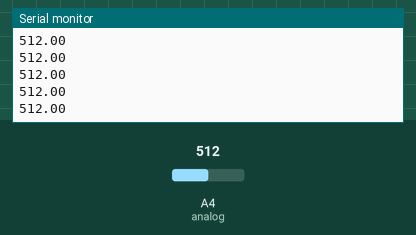
Recording of a sketch running on a simulated Arduino Uno, built with avr-gcc and run on an emulated ATmega328P. Shown: the last lines printed to the serial monitor. Inputs (shaded band) come from the test bench; at power-on: A4 (analog) = 512.

Above: at 1.2 s.
1.3 s: A4 (analog) set to 716
At 1.31 s:
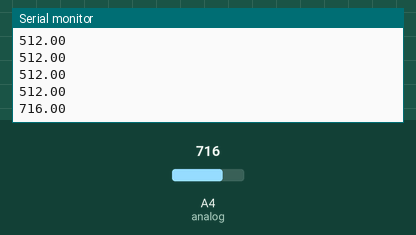
2.8 s: A4 (analog) set to 900
At 2.82 s:
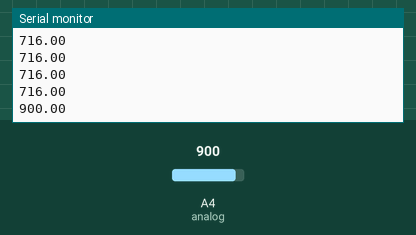
Timing chart, 0 to 5.8 s (numbered marks = the images above; inputs shaded):
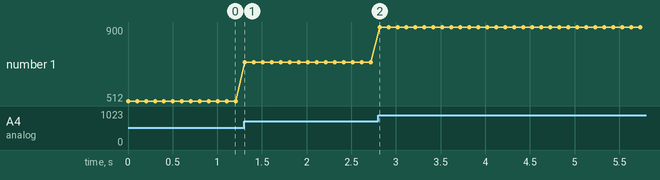

Measured:
- after the input at 1.3 s, the serial monitor: prints a new line at once (image 1)
- after the input at 2.8 s, the serial monitor: prints a new line at once (image 2)
- plotted number 1: 512 → 716 after the input at 1.3 s, 716 → 900 after the input at 2.8 s

The sketch:

smokesensor.ino.ino
```cpp
int analog=4;
void setup() {
  // put your setup code here, to run once:
  Serial.begin(9600);
pinMode(analog,INPUT);
}

void loop() {
  float k;
  k=analogRead(analog);
  Serial.println(k);
  delay(100);
}
```
